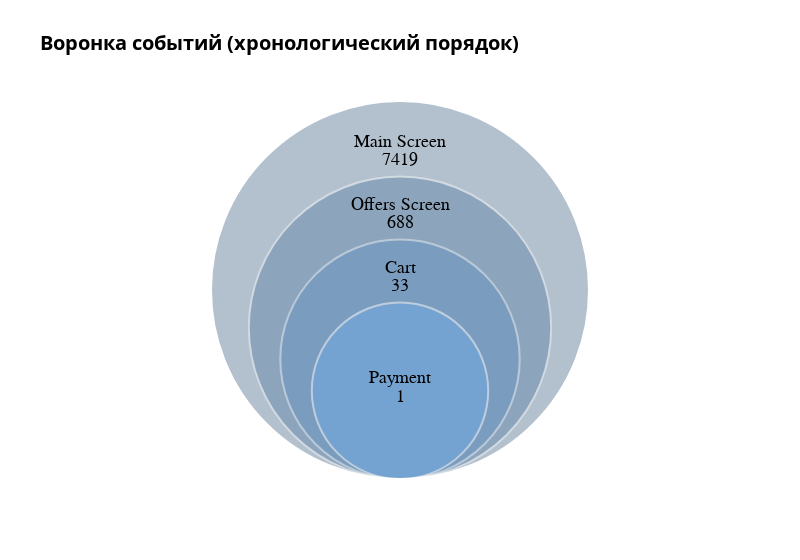

Notebook source saved alongside this figure:
### Code cell
fig = go.Figure()

# actions labels
scatter_trace_actions = go.Scatter(
    x=[1.5]*4,
    y=[0.8, 1.67, 2.17, 2.67],
    text=["Payment", "Cart", "Offers Screen", "Main Screen"],
    mode="text",
    hoverinfo="skip",
    textfont=dict(
        color="black",
        size=18,
        family="Arial",
    )
)


# values labels
scatter_trace_values = go.Scatter(
    x=[1.5]*4,
    y=[0.65, 1.53, 2.03, 2.53],
    text=[n_payment_successful, n_cart, n_offer, n_main_screen],
    mode="text",
    hoverinfo="skip",
    textfont=dict(
        color="black",
        size=18,
        family="Arial",
    )
)

shapes = []

shape1 = dict(type="circle", fillcolor="#436485", x0=0, y0=0, x1=3, y1=3, line_color="#ffffff", 
              opacity=0.4, xref="x", yref="y", layer="below")
shapes.append(shape1)
shape2 = dict(type="circle", fillcolor="#537DA6", x0=0.3, y0=0, x1=2.7, y1=2.4, line_color="#ffffff",
              opacity=0.4, xref="x", yref="y", layer="below")
shapes.append(shape2)
shape3 = dict(type="circle", fillcolor="#6090C0", x0=0.55, y0=0, x1=2.45, y1=1.9, line_color="#ffffff",
              opacity=0.4, xref="x", yref="y", layer="below")
shapes.append(shape3)
shape4 = dict(type="circle", fillcolor="#72ABE4", x0=0.8, y0=0, x1=2.2, y1=1.4, line_color="#ffffff",
              opacity=0.5, xref="x", yref="y", layer="below")
shapes.append(shape4)



layout = go.Layout(
    title="<b>Воронка событий (хронологический порядок)</b>",
    titlefont=dict(
        size=20,
        color='rgb(0,0,0)'
    ),
    shapes=shapes,
    height=560,
    width=800,
    showlegend=False,
    paper_bgcolor='rgba(255,255,255,1)',
    plot_bgcolor='rgba(255,255,255,1)',
    xaxis=dict(
      showticklabels=False,
      zeroline=False,
      showgrid = False
    ),
    yaxis=dict(
      showticklabels=False,
      zeroline=False,
      showgrid = False,
      scaleanchor="x",
      scaleratio=1
    )
)

fig = go.Figure(data=[scatter_trace_actions, scatter_trace_values], layout=layout)

fig.show()

### Figure 1 — Plotly figure (JSON) as saved in the notebook; plotly's stock layout.template omitted (floating-point values rounded to 4 significant figures)
{"data": [{"hoverinfo": "skip", "mode": "text", "text": ["Payment", "Cart", "Offers Screen", "Main Screen"], "textfont": {"color": "black", "family": "Arial", "size": 18}, "type": "scatter", "x": [1.5, 1.5, 1.5, 1.5], "y": [0.8, 1.67, 2.17, 2.67]}, {"hoverinfo": "skip", "mode": "text", "text": ["1", "33", "688", "7419"], "textfont": {"color": "black", "family": "Arial", "size": 18}, "type": "scatter", "x": [1.5, 1.5, 1.5, 1.5], "y": [0.65, 1.53, 2.03, 2.53]}], "layout": {"height": 560, "paper_bgcolor": "rgba(255,255,255,1)", "plot_bgcolor": "rgba(255,255,255,1)", "shapes": [{"fillcolor": "#436485", "layer": "below", "line": {"color": "#ffffff"}, "opacity": 0.4, "type": "circle", "x0": 0, "x1": 3, "xref": "x", "y0": 0, "y1": 3, "yref": "y"}, {"fillcolor": "#537DA6", "layer": "below", "line": {"color": "#ffffff"}, "opacity": 0.4, "type": "circle", "x0": 0.3, "x1": 2.7, "xref": "x", "y0": 0, "y1": 2.4, "yref": "y"}, {"fillcolor": "#6090C0", "layer": "below", "line": {"color": "#ffffff"}, "opacity": 0.4, "type": "circle", "x0": 0.55, "x1": 2.45, "xref": "x", "y0": 0, "y1": 1.9, "yref": "y"}, {"fillcolor": "#72ABE4", "layer": "below", "line": {"color": "#ffffff"}, "opacity": 0.5, "type": "circle", "x0": 0.8, "x1": 2.2, "xref": "x", "y0": 0, "y1": 1.4, "yref": "y"}], "showlegend": false, "title": {"font": {"color": "rgb(0,0,0)", "size": 20}, "text": "<b>Воронка событий (хронологический порядок)</b>"}, "width": 800, "xaxis": {"showgrid": false, "showticklabels": false, "zeroline": false}, "yaxis": {"scaleanchor": "x", "scaleratio": 1, "showgrid": false, "showticklabels": false, "zeroline": false}}}
